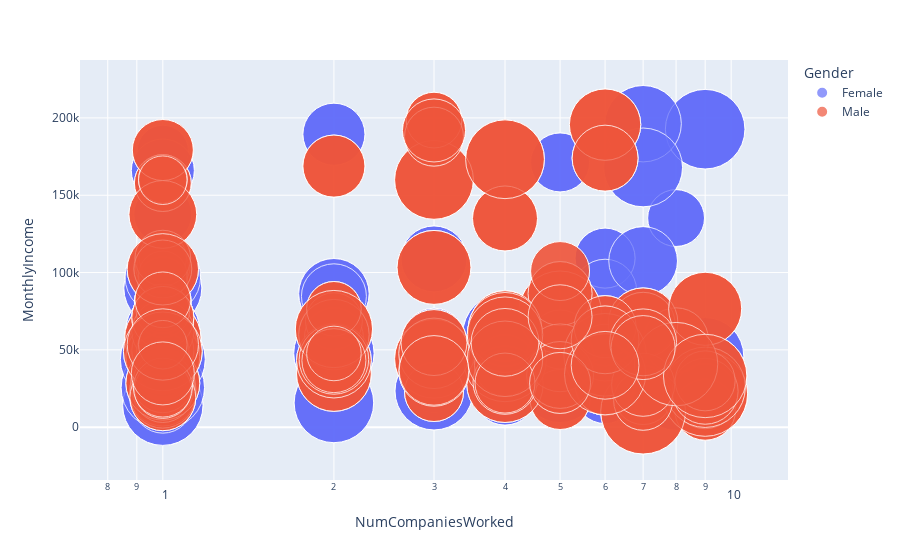

Notebook source saved alongside this figure:
### Code cell
#Buscando no crear tantas graficas, se pueden relacionar 4 variables, en una sola.
fig = px.scatter(df_retirados, x="NumCompaniesWorked", y="MonthlyIncome",
	         size="Age", color="Gender",
                 hover_name="EmployeeID", log_x=True, size_max=60)
fig.show()

### Figure 1 — Plotly figure (JSON) as saved in the notebook; plotly's stock layout.template omitted (floating-point values rounded to 4 significant figures; data arrays with more than 128 entries replaced by an {"elided": "..."} marker saying what was removed)
{"data": [{"hovertemplate": "<b>%{hovertext}</b><br><br>Gender=Female<br>NumCompaniesWorked=%{x}<br>MonthlyIncome=%{y}<br>Age=%{marker.size}<extra></extra>", "hovertext": {"elided": "270 int values"}, "legendgroup": "Female", "marker": {"color": "#636efa", "size": {"elided": "270 int values"}, "sizemode": "area", "sizeref": 0.01611, "symbol": "circle"}, "mode": "markers", "name": "Female", "orientation": "v", "showlegend": true, "type": "scatter", "x": {"elided": "270 int values"}, "xaxis": "x", "y": {"elided": "270 int values"}, "yaxis": "y"}, {"hovertemplate": "<b>%{hovertext}</b><br><br>Gender=Male<br>NumCompaniesWorked=%{x}<br>MonthlyIncome=%{y}<br>Age=%{marker.size}<extra></extra>", "hovertext": {"elided": "441 int values"}, "legendgroup": "Male", "marker": {"color": "#EF553B", "size": {"elided": "441 int values"}, "sizemode": "area", "sizeref": 0.01611, "symbol": "circle"}, "mode": "markers", "name": "Male", "orientation": "v", "showlegend": true, "type": "scatter", "x": {"elided": "441 int values"}, "xaxis": "x", "y": {"elided": "441 int values"}, "yaxis": "y"}], "layout": {"legend": {"itemsizing": "constant", "title": {"text": "Gender"}, "tracegroupgap": 0}, "margin": {"t": 60}, "xaxis": {"anchor": "y", "domain": [0, 1], "title": {"text": "NumCompaniesWorked"}, "type": "log"}, "yaxis": {"anchor": "x", "domain": [0, 1], "title": {"text": "MonthlyIncome"}}}}
